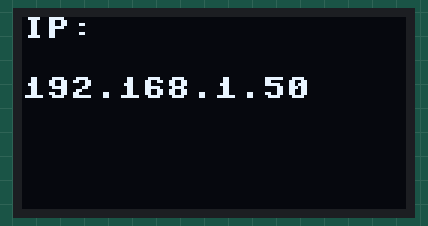
This program was run on a simulated Raspberry Pi Pico running MicroPython. On the bench: 128×64 one-colour display. WiFi joins after 1.5 s; what the program prints to the serial console is not drawn. At 1.6 s the program stops and its outputs stay as they are.

Above: at 1.6 s.

The program:

Task_1.py
```python
from machine import Pin, I2C
from ssd1306 import SSD1306_I2C
import network
import utime

i2c = I2C(1, scl=Pin(15), sda=Pin(14), freq=400000)
oled = SSD1306_I2C(128, 64, i2c)
ssid = 'KME670Group8'
pssw = 'or2i2hA00HVJsa1xMiIs'

def getIp(ssid, pssw):
    wlan = network.WLAN(network.STA_IF)
    wlan.active(True)
    wlan.connect(ssid, pssw)
    if not wlan.isconnected():
        print("Connecting...")
        wlan.connect(ssid, pssw)
        while not wlan.isconnected():
            pass
    print('Connected!')
    return wlan.ifconfig()[0]

oled.fill(0)
oled.text('IP:', 0, 0)
oled.text(getIp(ssid, pssw), 0, 20)
oled.show()
```
